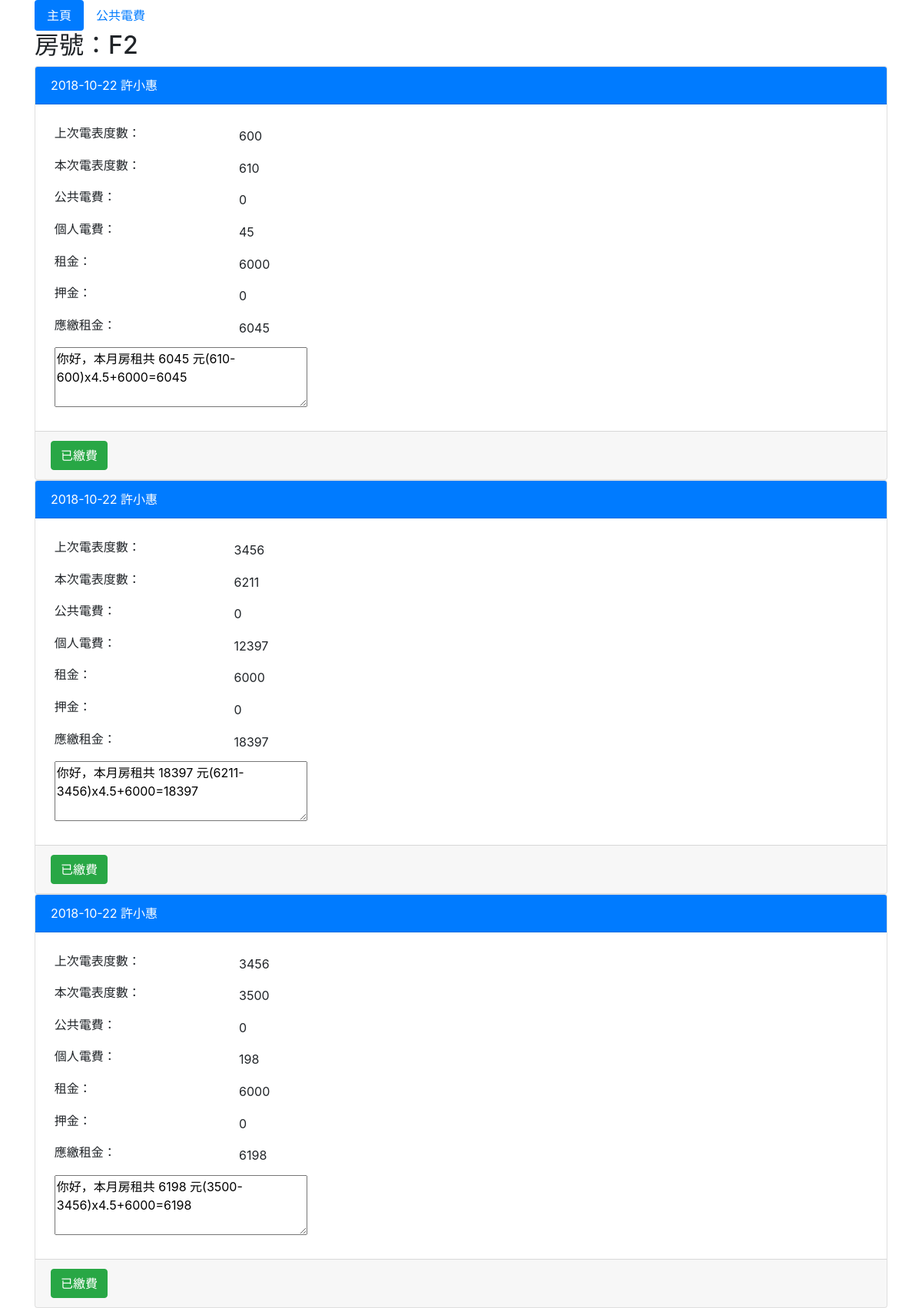
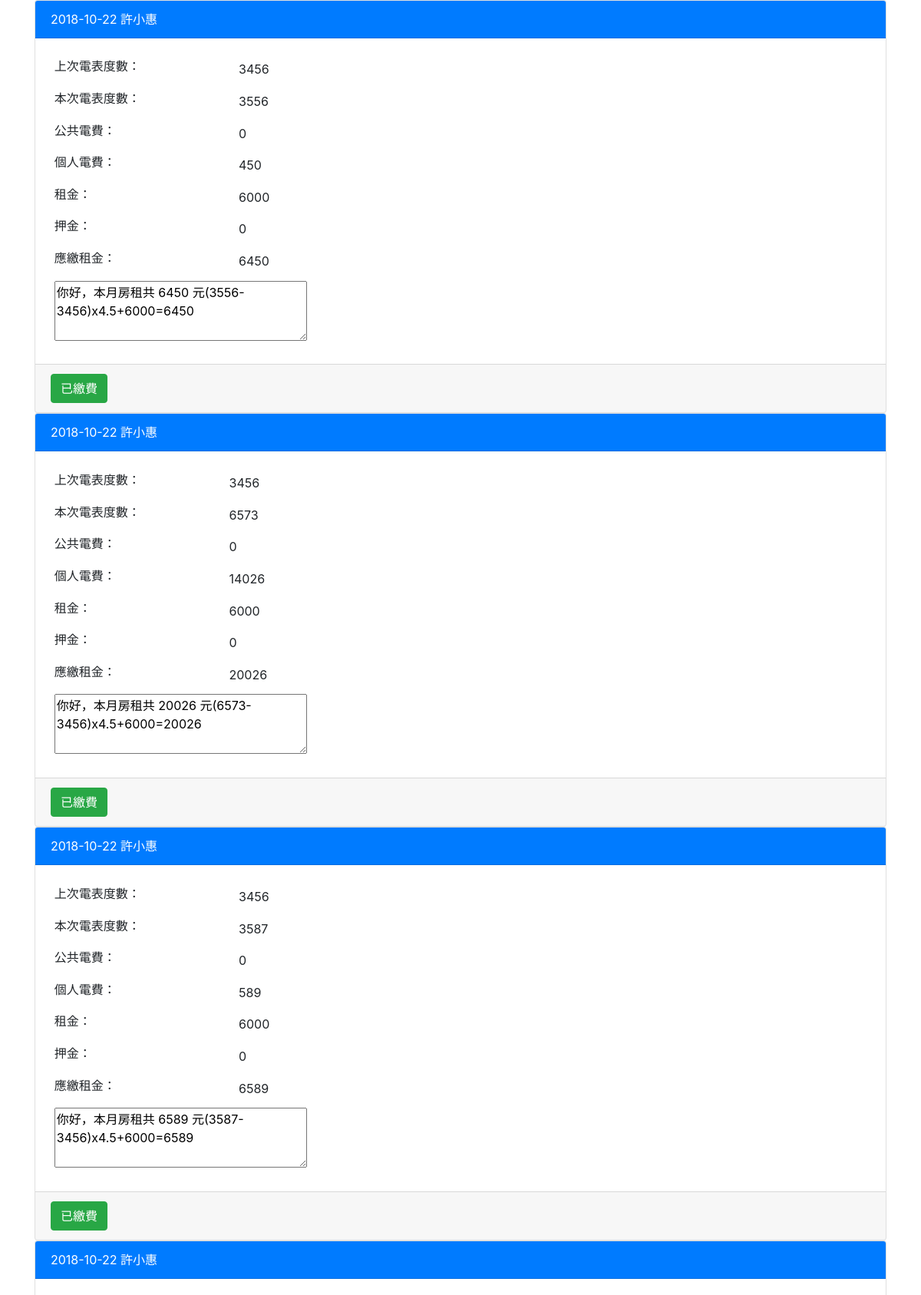
The app's page /polls/list/2 (upper part) with its own data (2 pictures, top to bottom).
### polls/models.py (models this page shows, shortened)
class DTSF02(models.Model):
	DTSF01 = models.ForeignKey(DTSF01, on_delete=models.CASCADE)
	INPUT_DATE = models.CharField(max_length=10)
	LAST_DEGREES = models.IntegerField(default=0)
	THIS_DEGREES = models.IntegerField(default=0)
	RENT_AMT = models.IntegerField(default=0)
	PUB_ELECTRIC_AMT = models.IntegerField(default=0)
	ELECTRIC_AMT =  models.IntegerField(default=0)
	DIPOSIT_AMT =  models.IntegerField(default=0)
	TOTAL_AMT =  models.IntegerField(default=0)
	MESSAGE = models.CharField(max_length=200)
	IS_CONF = models.BooleanField(default=False)

class DTSF01(models.Model):
	ROOM = models.CharField(max_length=3)
	BEGIN_DATE = models.CharField(max_length=10)
	NAME = models.CharField(max_length=20)
	END_DATE = models.CharField(max_length=10)
	CELL_PHONE = models.CharField(max_length=10)
	RENT_AMT = models.IntegerField(default=0)
	DIPOSIT = models.IntegerField(default=0)
	PUB_DASHBOARD = models.CharField(max_length=3,blank=True)
	THIS_DEGREES = models.IntegerField(default=0)
	TIMES = models.FloatField(default=0.0)
	ADDRESS = models.CharField(max_length=50)
	STATUS = models.CharField(max_length=1)

### polls/views.py (the view)
# urls.py: path('list/<int:dashboard_id>', views.list, name='list'),
def list(request, dashboard_id):
    DTSF01vo = get_object_or_404(DTSF01, pk=dashboard_id)
    DTSF02_list = DTSF01vo.dtsf02_set.order_by("-INPUT_DATE","-pk")
    print(DTSF02_list)
    return render(request, 'detail.html', locals())

### templates/detail.html (shortened to what this page needs)
{% include "head.html" %}
<div class="container">
  <ul class="nav nav-pills">
    <li class="nav-item">
      <a class="nav-link active" href="/polls/">主頁</a>
    <li class="nav-item">
      <a class="nav-link" href="/polls/electric/">公共電費</a>
  </ul>
</div>
<div class="container">
{% if DTSF02_list %}
	{% for sf02 in DTSF02_list %}
		{% if forloop.first %}
			  <h2>房號：{{DTSF01vo.ROOM}}</h2>
		{% endif %}
		<div class="card ">
			<div class="card-header bg-primary text-white">
				{% if sf02.IS_CONF %}
					{{ sf02.INPUT_DATE }}  {{DTSF01vo.NAME}}
				{% else %}
					<font color="pink" id="bill_title{{sf02.id}}">{{ sf02.INPUT_DATE }}  {{DTSF01vo.NAME}}</font>
				{% endif %}
			</div>
			<div class="card-body">
				<table class="table-sm"><tr>
					<td><label>上次電表度數</label>：<td>{{ sf02.LAST_DEGREES }}</td><tr>
					<td><label>本次電表度數</label>：<td>{{ sf02.THIS_DEGREES }}</td><tr>
					<td><label>公共電費</label>：<td>{{ sf02.PUB_ELECTRIC_AMT }}</td><tr>
					<td><label>個人電費</label>：<td>{{ sf02.ELECTRIC_AMT }}</td><tr>
					<td><label>租金</label>：<td>{{ sf02.RENT_AMT }}</td><tr>
					<td><label>押金</label>：<td>{{ sf02.DIPOSIT_AMT }}</td><tr>
					<td><label>應繳租金</label>：<td>{{ sf02.TOTAL_AMT }}</td><tr>
					<td colspan="2"><textarea cols="30" rows="3">{{ sf02.MESSAGE }}</textarea></td></table>
			</div>
			<div class="card-footer">
				{% if sf02.IS_CONF %}
					<button type="button" class="btn btn-success">已繳費</button>
				{% else %}
					<button type="button" class="btn btn-danger bill" data-id="{{sf02.id}}">待繳費</button>
				{% endif %}
			</div>
		</div>
	{% endfor %}
{% else %}
	找不到房號 {{DTSF01vo.ROOM}} 任何紀錄
{% endif %}
</div>
{% include "footer.html" %}

### records on screen
DTSF02: INPUT_DATE "2018-10-22", LAST_DEGREES "600", THIS_DEGREES "610", PUB_ELECTRIC_AMT "0", ELECTRIC_AMT "45", RENT_AMT "6000", DIPOSIT_AMT "0", TOTAL_AMT "6045", MESSAGE "你好，本月房租共 6045 元(610-600)x4.5+6000=6045", IS_CONF "已繳費"
DTSF01: ROOM "F2", NAME "許小惠"
DTSF02: INPUT_DATE "2018-10-22", LAST_DEGREES "3456", THIS_DEGREES "6211", PUB_ELECTRIC_AMT "0", ELECTRIC_AMT "12397", RENT_AMT "6000", DIPOSIT_AMT "0", TOTAL_AMT "18397", MESSAGE "你好，本月房租共 18397 元(6211-3456)x4.5+6000=18397", IS_CONF "已繳費"
DTSF02: INPUT_DATE "2018-10-22", LAST_DEGREES "3456", THIS_DEGREES "3500", PUB_ELECTRIC_AMT "0", ELECTRIC_AMT "198", RENT_AMT "6000", DIPOSIT_AMT "0", TOTAL_AMT "6198", MESSAGE "你好，本月房租共 6198 元(3500-3456)x4.5+6000=6198", IS_CONF "已繳費"
DTSF02: INPUT_DATE "2018-10-22", LAST_DEGREES "3456", THIS_DEGREES "3556", PUB_ELECTRIC_AMT "0", ELECTRIC_AMT "450", RENT_AMT "6000", DIPOSIT_AMT "0", TOTAL_AMT "6450", MESSAGE "你好，本月房租共 6450 元(3556-3456)x4.5+6000=6450", IS_CONF "已繳費"
DTSF02: INPUT_DATE "2018-10-22", LAST_DEGREES "3456", THIS_DEGREES "6573", PUB_ELECTRIC_AMT "0", ELECTRIC_AMT "14026", RENT_AMT "6000", DIPOSIT_AMT "0", TOTAL_AMT "20026", MESSAGE "你好，本月房租共 20026 元(6573-3456)x4.5+6000=20026", IS_CONF "已繳費"
DTSF02: INPUT_DATE "2018-10-22", LAST_DEGREES "3456", THIS_DEGREES "3587", PUB_ELECTRIC_AMT "0", ELECTRIC_AMT "589", RENT_AMT "6000", DIPOSIT_AMT "0", TOTAL_AMT "6589", MESSAGE "你好，本月房租共 6589 元(3587-3456)x4.5+6000=6589", IS_CONF "已繳費"
DTSF02: INPUT_DATE "2018-10-22"
